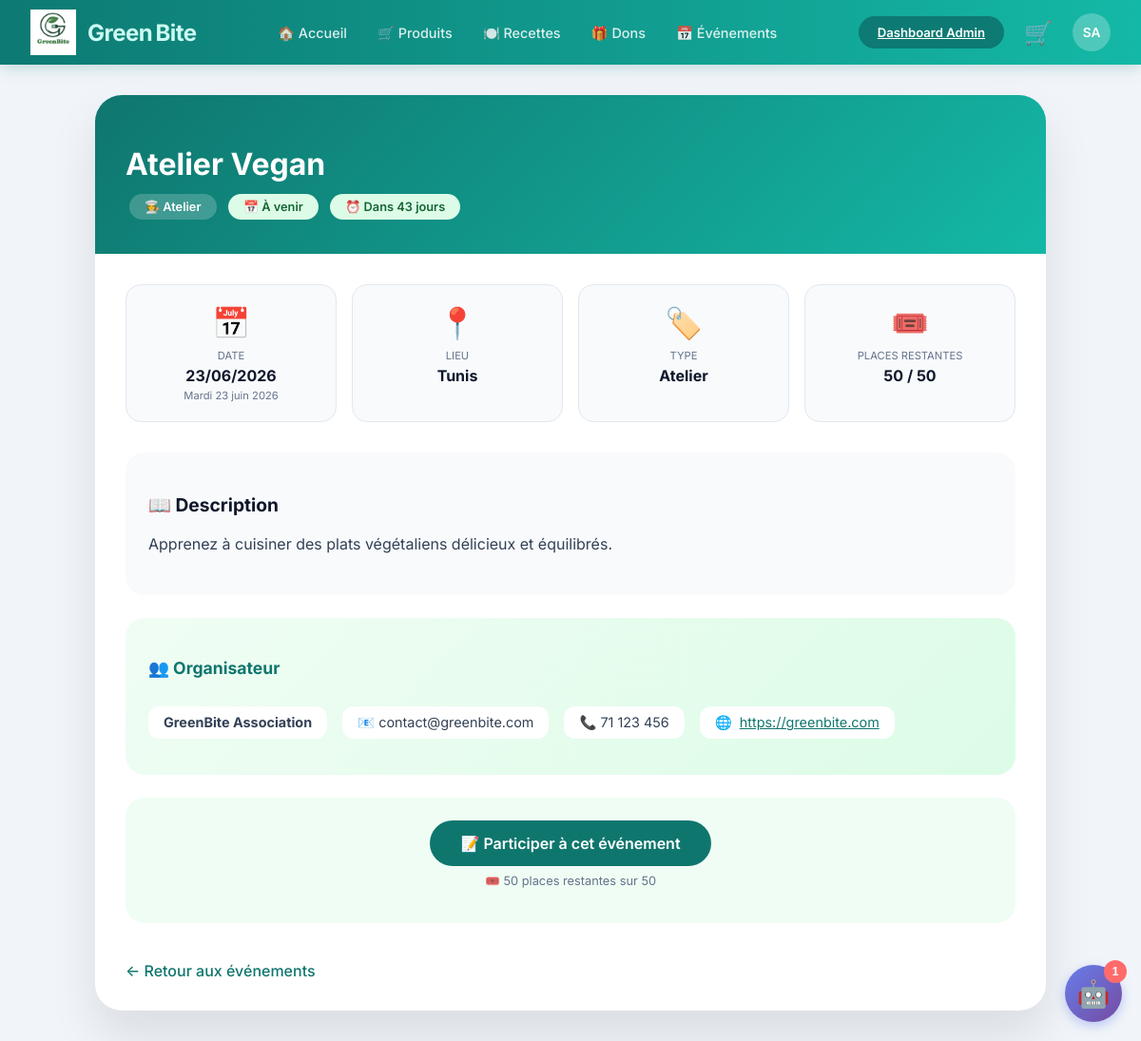
The page /Green-Bite/View/front-office/evenements/showEvenement.php?id=1 (signed in) on the database its author committed.
### tables this page shows
CREATE TABLE IF NOT EXISTS `evenement` (
  `id` int(11) NOT NULL AUTO_INCREMENT,
  `titre` varchar(100) NOT NULL,
  `description` text NOT NULL,
  `date_event` date NOT NULL,
  `lieu` varchar(100) NOT NULL,
  `type` enum('Atelier','Conférence','Festival','Autre') NOT NULL,
  `organisateur_id` int(11) NOT NULL,
  `capacite_max` int(11) DEFAULT 100,
  `prix` decimal(10,2) DEFAULT 0.00,
  `image_url` varchar(500) DEFAULT NULL,
  `created_at` timestamp NOT NULL DEFAULT current_timestamp(),
  `updated_at` timestamp NOT NULL DEFAULT current_timestamp() ON UPDATE current_timestamp(),
  PRIMARY KEY (`id`),
  KEY `idx_date` (`date_event`),
  KEY `idx_type` (`type`),
  KEY `idx_lieu` (`lieu`),
  KEY `idx_organisateur` (`organisateur_id`),
  CONSTRAINT `evenement_ibfk_1` FOREIGN KEY (`organisateur_id`) REFERENCES `organisateur` (`id`) ON DELETE CASCADE
);

CREATE TABLE IF NOT EXISTS `organisateur` (
  `id` int(11) NOT NULL AUTO_INCREMENT,
  `nom` varchar(100) NOT NULL,
  `email` varchar(150) NOT NULL,
  `telephone` varchar(20) NOT NULL,
  `adresse` text DEFAULT NULL,
  `site_web` varchar(200) DEFAULT NULL,
  `created_at` timestamp NOT NULL DEFAULT current_timestamp(),
  `updated_at` timestamp NOT NULL DEFAULT current_timestamp() ON UPDATE current_timestamp(),
  PRIMARY KEY (`id`),
  UNIQUE KEY `email` (`email`)
);

### Green-Bite/config/database.php (called while the page is built, shortened)
<?php
function getPdo(): PDO
{
    static $pdo = null;
    if ($pdo instanceof PDO) {
        return $pdo;
    }
    $dsn = 'mysql:host=' . DB_HOST . ';port=' . DB_PORT . ';dbname=' . DB_NAME . ';charset=utf8mb4';
    $options = [
        PDO::ATTR_ERRMODE => PDO::ERRMODE_EXCEPTION,
        PDO::ATTR_DEFAULT_FETCH_MODE => PDO::FETCH_ASSOC,
        PDO::ATTR_EMULATE_PREPARES => false,
    ];
    $pdo = new PDO($dsn, DB_USER, DB_PASS, $options);
    return $pdo;
}

### Green-Bite/Controller/EvenementController.php (called while the page is built, shortened)
<?php
class EvenementController {
    private $db;
    public function __construct() {
        $this->db = getPdo();
    }
    public function getEvenementById($id) {
        try {
            $id = filter_var($id, FILTER_VALIDATE_INT);
            $sql = "SELECT e.*, o.nom as organisateur_nom, o.email as organisateur_email,
                           o.telephone as organisateur_telephone, o.adresse as organisateur_adresse,
                           o.site_web as organisateur_site_web
                    FROM evenement e
                    LEFT JOIN organisateur o ON e.organisateur_id = o.id
                    WHERE e.id = :id";
            $query = $this->db->prepare($sql);
            $query->execute(['id' => $id]);
            $result = $query->fetch();
            return $result;
        } catch (Exception $e) {
            error_log("GetEvenementById error: " . $e->getMessage());
            return null;
        }
    }
}
?>

### Green-Bite/Controller/ParticipationController.php (called while the page is built, shortened)
<?php
class ParticipationController {
    private $db;
    public function __construct() {
        $this->db = getPdo();
    }
    public function isUserRegistered($evenement_id, $user_id) {
        try {
            $sql = "SELECT id FROM participation WHERE evenement_id = :event_id AND user_id = :user_id";
            $query = $this->db->prepare($sql);
            $query->execute(['event_id' => $evenement_id, 'user_id' => $user_id]);
            return $query->fetch() !== false;
        } catch (Exception $e) {
            return false;
        }
    }
    public function countParticipantsByEvent($evenement_id) {
        try {
            $evenement_id = filter_var($evenement_id, FILTER_VALIDATE_INT);
            $query = $this->db->prepare("SELECT COUNT(*) as count FROM participation WHERE evenement_id = :event_id AND statut != 'annule'");
            $query->execute(['event_id' => $evenement_id]);
            return (int)$query->fetch()['count'];
        } catch (Exception $e) {
            return 0;
        }
    }
}
?>

### Green-Bite/Controller/bootstrap.php (called while the page is built, shortened)
<?php
require_once __DIR__ . '/../config/database.php';
function isLoggedIn(): bool
{
    return isset($_SESSION['user']) && !empty($_SESSION['user']['id']);
}
function getCurrentUser(): ?array
{
    return $_SESSION['user'] ?? null;
}

### Green-Bite/View/front-office/evenements/showEvenement.php (the view, shortened to what this page needs)
<?php
require_once __DIR__ . '/../../includes/bootstrap.php';
require_once __DIR__ . '/../../../Controller/EvenementController.php';
require_once __DIR__ . '/../../../Controller/ParticipationController.php';
$controller = new EvenementController();
$participationController = new ParticipationController();
$id = isset($_GET['id']) ? (int)$_GET['id'] : 0;
$event = $controller->getEvenementById($id);
$eventId          = (int)$event['id'];
$eventTitre       = htmlspecialchars($event['titre'], ENT_QUOTES, 'UTF-8');
$eventDescription = nl2br(htmlspecialchars($event['description'], ENT_QUOTES, 'UTF-8'));
$eventDate        = $event['date_event'] ?? '';
$eventLieu        = htmlspecialchars($event['lieu'], ENT_QUOTES, 'UTF-8');
$eventType        = htmlspecialchars($event['type'], ENT_QUOTES, 'UTF-8');
$capaciteMax      = (int)($event['capacite_max'] ?? 0);
$organisateurNom  = htmlspecialchars($event['organisateur_nom'] ?? 'Non spécifié', ENT_QUOTES, 'UTF-8');
$organisateurEmail= htmlspecialchars($event['organisateur_email'] ?? '', ENT_QUOTES, 'UTF-8');
$organisateurTel  = htmlspecialchars($event['organisateur_telephone'] ?? '', ENT_QUOTES, 'UTF-8');
$organisateurSite = htmlspecialchars($event['organisateur_site_web'] ?? '', ENT_QUOTES, 'UTF-8');
$formattedDate = $formattedDateLong = '';
$isPast = $isToday = false;
$daysRemaining = null;
if (!empty($eventDate)) {
    $dateObj = DateTime::createFromFormat('Y-m-d', $eventDate);
    if ($dateObj) {
        $formattedDate = $dateObj->format('d/m/Y');
        $jours = ['Dimanche','Lundi','Mardi','Mercredi','Jeudi','Vendredi','Samedi'];
        $mois = ['janvier','février','mars','avril','mai','juin','juillet','août','septembre','octobre','novembre','décembre'];
        $formattedDateLong = $jours[(int)$dateObj->format('w')] . ' ' . $dateObj->format('d') . ' ' . $mois[(int)$dateObj->format('n')-1] . ' ' . $dateObj->format('Y');
        $today = new DateTime(); $today->setTime(0,0,0);
        $isPast = ($dateObj < $today);
        $isToday = ($dateObj == $today);
        if (!$isPast && !$isToday) { $diff = $today->diff($dateObj); $daysRemaining = (int)$diff->days; }
    }
}
$typeIcon = match($eventType) { 'Atelier'=>'🧑‍🍳','Conférence'=>'🎤','Festival'=>'🎉', default=>'📌' };
if ($isToday) { $statusText = "Aujourd'hui"; $statusIcon = "🔴"; $statusClass = "ev-status-today"; }
elseif ($isPast) { $statusText = "Passé"; $statusIcon = "✅"; $statusClass = "ev-status-past"; }
else { $statusText = "À venir"; $statusIcon = "📅"; $statusClass = "ev-status-upcoming"; }
$inscrits = $participationController->countParticipantsByEvent($eventId);
$placesRestantes = $capaciteMax - $inscrits;
$complet = ($capaciteMax > 0 && $placesRestantes <= 0);
$currentUser = getCurrentUser();
$isRegistered = $currentUser ? $participationController->isUserRegistered($eventId, $currentUser['id']) : false;
?>
<!DOCTYPE html>
<html lang="fr">
<head>
    <link rel="stylesheet" href="/Green-Bite/View/style.css">
</head>
<body>
<?php include __DIR__ . '/../../includes/navbar.php'; ?>
<div class="ev-show-container">
    <div class="ev-show-header">
        <h1><?= $eventTitre ?></h1>
        <div>
            <span class="ev-badge"><?= $typeIcon ?> <?= $eventType ?></span>
            <span class="ev-badge <?= $statusClass ?>"><?= $statusIcon ?> <?= $statusText ?></span>
            <?php if ($daysRemaining !== null && $daysRemaining > 0): ?>
                <span class="ev-badge ev-status-upcoming">⏰ Dans <?= $daysRemaining ?> jour<?= $daysRemaining > 1 ? 's' : '' ?></span>
            <?php elseif ($daysRemaining === 0): ?>
                <span class="ev-badge ev-status-today">🔴 C'est aujourd'hui !</span>
            <?php endif; ?>
        </div>
    </div>
    <div class="ev-show-content">
        <div class="ev-show-info">
            <div class="ev-info-card">
                <div class="icon">📅</div>
                <div class="label">Date</div>
                <div class="value"><?= $formattedDate ?></div>
                <?php if ($formattedDateLong): ?><div style="font-size:.7rem;color:#64748b;margin-top:.25rem;"><?= $formattedDateLong ?></div><?php endif; ?>
            </div>
            <div class="ev-info-card">
                <div class="icon">📍</div>
                <div class="label">Lieu</div>
                <div class="value"><?= $eventLieu ?></div>
            </div>
            <div class="ev-info-card">
                <div class="icon">🏷️</div>
                <div class="label">Type</div>
                <div class="value"><?= $eventType ?></div>
            </div>
            <?php if ($capaciteMax > 0): ?>
            <div class="ev-info-card">
                <div class="icon">🎟️</div>
                <div class="label">Places restantes</div>
                <div class="value"><?= max(0, $placesRestantes) ?> / <?= $capaciteMax ?></div>
            </div>
            <?php endif; ?>
        </div>
        <div class="ev-description">
            <h3>📖 Description</h3>
            <p style="line-height:1.7;color:#334155;"><?= $eventDescription ?></p>
        </div>
        <?php if ($organisateurNom !== 'Non spécifié'): ?>
        <div class="ev-organisateur">
            <h3>👥 Organisateur</h3>
            <div class="ev-org-info">
                <p><strong><?= $organisateurNom ?></strong></p>
                <?php if ($organisateurEmail): ?><p>📧 <?= $organisateurEmail ?></p><?php endif; ?>
                <?php if ($organisateurTel): ?><p>📞 <?= $organisateurTel ?></p><?php endif; ?>
                <?php if ($organisateurSite): ?><p>🌐 <a href="<?= $organisateurSite ?>" target="_blank" style="color:#0f766e;"><?= $organisateurSite ?></a></p><?php endif; ?>
            </div>
        </div>
        <?php endif; ?>
        <div class="ev-inscription">
            <?php if ($isPast): ?>
                <p style="color:#64748b;">📅 Cet événement est déjà passé</p>
            <?php elseif ($complet): ?>
                <p style="color:#dc2626;font-weight:600;">❌ Cet événement est complet</p>
            <?php elseif ($isRegistered): ?>
                <p style="color:#166534;font-weight:600;">✅ Vous êtes déjà inscrit à cet événement</p>
                <a href="/Green-Bite/View/front-office/evenements/mes-participations.php" class="ev-btn-participer" style="margin-top:1rem;display:inline-block;">📋 Voir mes participations</a>
            <?php elseif (!isLoggedIn()): ?>
                <p style="margin-bottom:1rem;">Connectez-vous pour vous inscrire à cet événement</p>
                <a href="/Green-Bite/View/auth.php" class="ev-btn-participer">🔑 Se connecter pour participer</a>
            <?php else: ?>
                <a href="/Green-Bite/View/front-office/evenements/participer.php?id=<?= $eventId ?>" class="ev-btn-participer">📝 Participer à cet événement</a>
                <?php if ($capaciteMax > 0): ?>
                    <p class="ev-places-info">🎟️ <?= $placesRestantes ?> places restantes sur <?= $capaciteMax ?></p>
                <?php endif; ?>
            <?php endif; ?>
        </div>
        <a href="/Green-Bite/View/front-office/evenements/listEvenements.php" class="ev-back-link">← Retour aux événements</a>
    </div>
</div>
<?php include __DIR__ . '/../../includes/chatbot_widget.php'; ?>
</body>
</html>

### Green-Bite/View/style.css (style rules this page uses)
:root { --primary-green: #15803d; --primary-green-dark: #166534; --primary-green-light: #dcfce7; --accent-teal: #0d7a73; --accent-teal-dark: #085851; --accent-teal-light: #ccfbf1; --gray-light: #f1f5f9; --gray-border: #e2e8f0; --text-dark: #0f172a; --text-muted: #64748b; }
body { font-family: 'Inter', system-ui, -apple-system, sans-serif; background-color: var(--gray-light); margin: 0; padding: 0; }
* { box-sizing: border-box; }

### Green-Bite/View/front-office/evenements/showEvenement.php (style rules this page uses)
.ev-show-container { max-width: 1000px; margin: 2rem auto; background: white; border-radius: 28px; overflow: hidden; box-shadow: 0 25px 50px rgba(0,0,0,0.1); }
.ev-show-header { background: linear-gradient(135deg, #0f766e, #14b8a6); padding: 2rem; color: white; }
.ev-show-header h1 { font-size: 2rem; margin-bottom: 0.5rem; }
.ev-badge { display: inline-block; padding: 0.35rem 1rem; border-radius: 9999px; font-size: 0.8rem; font-weight: 600; background: rgba(255,255,255,0.2); margin: 0.25rem; }
.ev-status-upcoming { background: #dcfce7; color: #166534; }
.ev-show-content { padding: 2rem; }
.ev-show-info { display: grid; grid-template-columns: repeat(auto-fit, minmax(200px, 1fr)); gap: 1rem; margin-bottom: 2rem; }
.ev-info-card { background: #f8fafc; padding: 1.25rem; border-radius: 16px; text-align: center; border: 1px solid #e2e8f0; transition: all 0.3s; }
.ev-info-card .icon { font-size: 2rem; margin-bottom: 0.5rem; }
.ev-info-card .label { font-size: 0.7rem; color: #64748b; text-transform: uppercase; }
.ev-info-card .value { font-size: 1rem; font-weight: 700; color: #0f172a; margin-top: 0.25rem; }
.ev-description { background: #f8fafc; padding: 1.5rem; border-radius: 20px; margin: 1.5rem 0; }
.ev-description h3 { font-size: 1.2rem; margin-bottom: 1rem; color: #0f172a; }
.ev-organisateur { background: linear-gradient(135deg, #f0fdf4, #dcfce7); padding: 1.5rem; border-radius: 20px; margin: 1.5rem 0; }
.ev-organisateur h3 { font-size: 1.1rem; margin-bottom: 1rem; color: #0f766e; }
.ev-org-info { display: flex; flex-wrap: wrap; gap: 1rem; }
.ev-org-info p { display: flex; align-items: center; gap: 0.5rem; color: #334155; font-size: 0.9rem; background: white; padding: 0.5rem 1rem; border-radius: 12px; }
.ev-inscription { text-align: center; margin: 1.5rem 0; padding: 1.5rem; background: #f0fdf4; border-radius: 20px; }
.ev-btn-participer { display: inline-block; background: #0f766e; color: white; padding: 0.875rem 2rem; border-radius: 9999px; text-decoration: none; font-weight: 600; font-size: 1rem; transition: all 0.3s; }
.ev-places-info { margin-top: 0.5rem; font-size: 0.8rem; color: #64748b; }
.ev-back-link { display: inline-flex; align-items: center; gap: 0.5rem; margin-top: 1rem; color: #0f766e; text-decoration: none; font-weight: 500; transition: all 0.3s; }

### rows shown on the page
evenement: titre "Atelier Vegan", type "🧑‍🍳", type "Atelier", date_event "📅", date_event "À venir", date_event "43", date_event "23/06/2026", date_event "Mardi 23 juin 2026", lieu "Tunis", capacite_max "50", description "Apprenez à cuisiner des plats végétaliens délicieux et équilibrés.", organisateur.nom "GreenBite Association", organisateur.email "contact@greenbite.com", organisateur.telephone "71 123 456", organisateur.site_web "https://greenbite.com"

### other values the page prints
$initials "SA"
